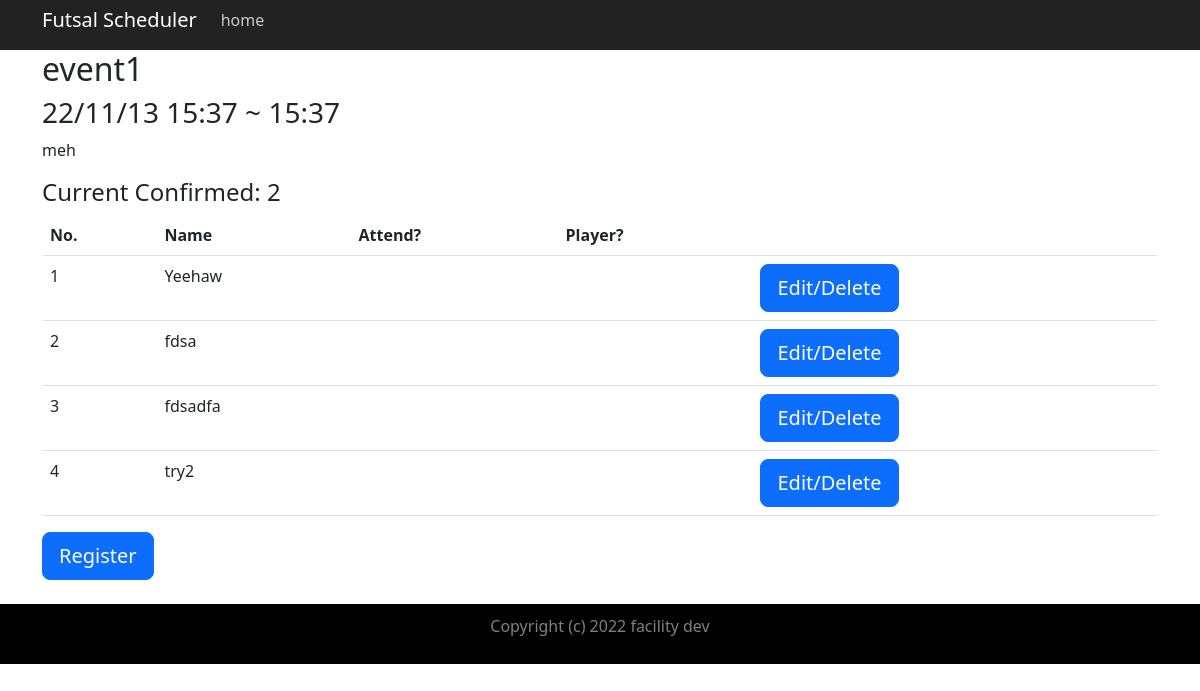
The app's page /scheduler/event/2/, older data.
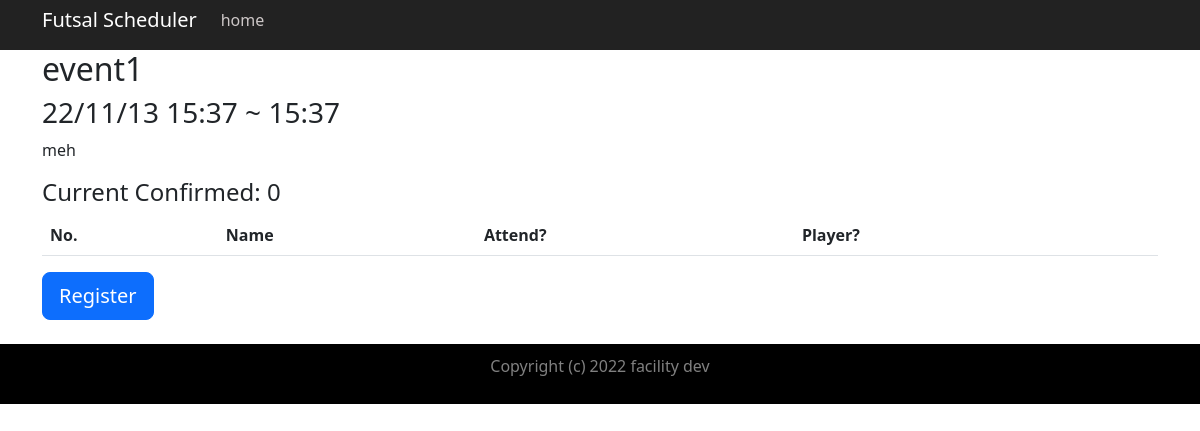
The same page, newer data.
### scheduler/models.py (models this page shows, shortened)
class Player(models.Model):
    class PlayerStatus(models.TextChoices):
        PLAYER = 'PL', 'Player'
        WATCHING = 'WA', 'Watching'
    class AttendanceStatus(models.TextChoices):
        CONFIRMED = 'CO', 'Confirmed'
        MAYBE = 'MB', 'Maybe'
        WILL_NOT_ATTEND = 'NO', 'Will not attend'
    event = models.ForeignKey(Event, on_delete = models.CASCADE, related_name = 'relevant_event_name')
    name = models.CharField(max_length=200)
    player_status = models.CharField(max_length = 2, choices= PlayerStatus.choices)
    attendance_status = models.CharField(max_length = 2, choices= AttendanceStatus.choices)
    created = models.DateTimeField(auto_now_add=True)
    updated = models.DateTimeField(auto_now=True)
    comment = models.TextField(null=True, blank=True)
    class Meta:
        ordering = ['created']

### scheduler/views.py (the view)
# urls.py: path('event/<int:pk>/', views.event, name='event'),
def event(request, pk):
    dateformat = "%y/%m/%d"
    timeformat = "%H:%M"
    thisEvent=Event.objects.filter(id = pk).values()[0]
    event_name = thisEvent['event_name']
    event_date = datetime.datetime.strftime(thisEvent['event_date'], dateformat)
    event_start = datetime.time.strftime(thisEvent['event_start'], timeformat)
    event_end = datetime.time.strftime(thisEvent['event_end'], timeformat)
    event_comment = thisEvent['event_comment']
    event_status = thisEvent['event_status']
    params = {
        'event_count': Player.objects.filter(event=pk).filter(attendance_status = 'CO').count(),
        'event_name':event_name,
        'event_date':event_date,
        'event_start': event_start,
        'event_end': event_end,
        'event_comment':event_comment,
        'event_status':event_status,
        'players' : Player.objects.filter(event = pk).annotate(N=RawSQL('row_number() over ()', [])).values(),
        'form' : RegisterPlayerForm(initial={'event':pk}),
        }
    return render(request, 'scheduler/event.html', params)

### scheduler/models.py (called while the page is built)
    def __str__(self):
        return str(self.id)

### scheduler/templates/scheduler/event.html (shortened to what this page needs)
{% extends 'scheduler/base.html' %}
{% block content %}
<div class="container">
    <div>
        <div>
            <h2>{{event_name}}</h2>
            <h3>{{event_date}} {{event_start}} ~ {{event_end}}</h3>
            <p>{{event_comment}}</p>
        </div>
    </div>
    <div class="table-responsive">
        <h4>Current Confirmed: {{event_count}}</h4>
        <table class="table">
            <thead>
                <tr>
                    <th>No.</th>
                    <th>Name</th>
                    <th>Attend?</th>
                    <th>Player?</th>
					<th></th>
                </tr>
            </thead>
            <tbody>
                {% for player in players %}
                <tr>
                    <td>{{player.N}}</td>
                    <td>{{player.name}}</td>
                    <td>{{player.get_attendance_status_display}}</td>
                    <td>{{player.get_player_status_display}}</td>
                    <td><a href="/scheduler/edit/{{player.id}}/" class="btn btn-primary btn-lg" type="button">Edit/Delete</a></div>
                </tr>
                {% endfor %}
            </tbody>
        </table>
    </div>
    <div><a class="btn btn-primary btn-lg" type="button" data-bs-toggle="modal" data-bs-target="#modalregistration" id="{{player.pk}}">Register</a></div>
    <br>
</div>
{% endblock %}

Row changes from the older to the newer data that the page shows:
removed Player: N "1", name "Yeehaw"
removed Player: N "2", name "fdsa"
removed Player: N "3", name "fdsadfa"
removed Player: N "4", name "try2"
Text that changed along with them:
{{ event_count }}: "2" → "0"
